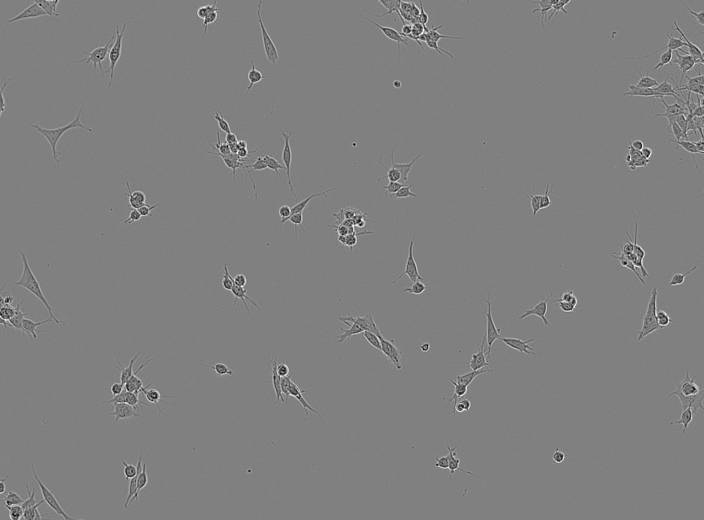
#> input picture SHSY5Y_Phase_B10_1_00d04h00m_4.tif, 704 x 520 px
$ python countBranchByContour.py
#> lines starting #> are read from the running program, lines starting #| are printed output that depends on the picture; after the words box and inside, x2 and y2 are one past the last pixel; in counts of white or black regions, pixels touching at a corner belong together
import numpy as np
import cv2 as cv
from matplotlib import pyplot as plt
img = cv.imread('./SHSY5Y_Phase_B10_1_00d04h00m_4.tif')
#> img is the input picture: shape (520, 704, 3); min 3, max 255, mean 128
gray = cv.cvtColor(img, cv.COLOR_BGR2GRAY)
ret, thresh = cv.threshold(gray, 0, 255, cv.THRESH_BINARY_INV + cv.THRESH_OTSU)
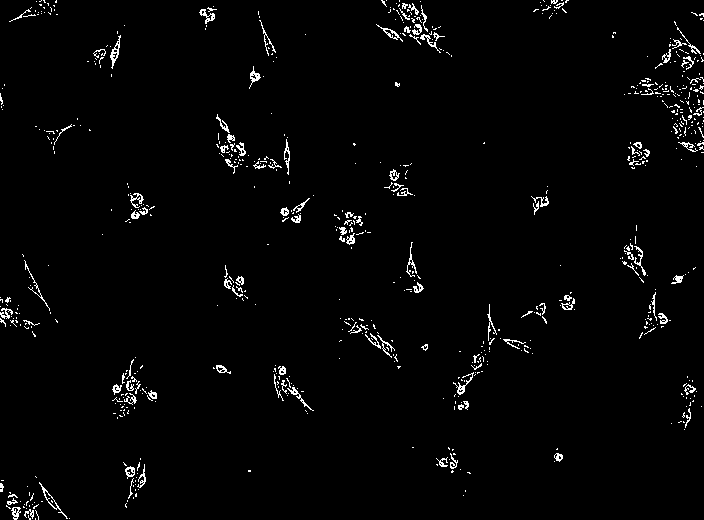
#> thresh: shape (520, 704); 2.1% white in thin lines or dots
#> ret = 109

contours, hierarchy = cv.findContours(thresh, cv.RETR_TREE, cv.CHAIN_APPROX_SIMPLE)
#> contours = 830 contours, 763 with area under 20; largest, box (x1, y1, x2, y2) and area: (39, 482, 68, 519) 120, (110, 35, 121, 69) 110, (376, 24, 403, 42) 89, (44, 490, 58, 509) 80, (199, 9, 215, 24) 78

#i=0
#circle = 0
#ellipse = 0

for contour in contours:
    # Approximate the contour
    epsilon = 0.08 * cv.arcLength(contour, True)
    approx = cv.approxPolyDP(contour, epsilon, True)

    # Calculate the aspect ratio
    #x, y, w, h = cv.boundingRect(contour)
    #aspect_ratio = float(w) / h

    x = approx.ravel()[0]
    y = approx.ravel()[1] - 5
    if len(approx) == 3:
        cv.drawContours(img, [contour], 0, (0, 0, 255), 2)
#> this loop made 830 passes
#> (epsilon, approx, x, y) on passes 1 to 3: (0, [[69, 518]], 69, 513), (0.16, [[35, 518], [35, 519]], 35, 513), (0.866, [[28, 515], [28, 517], [30, 519], [28, 517]], 28, 510)
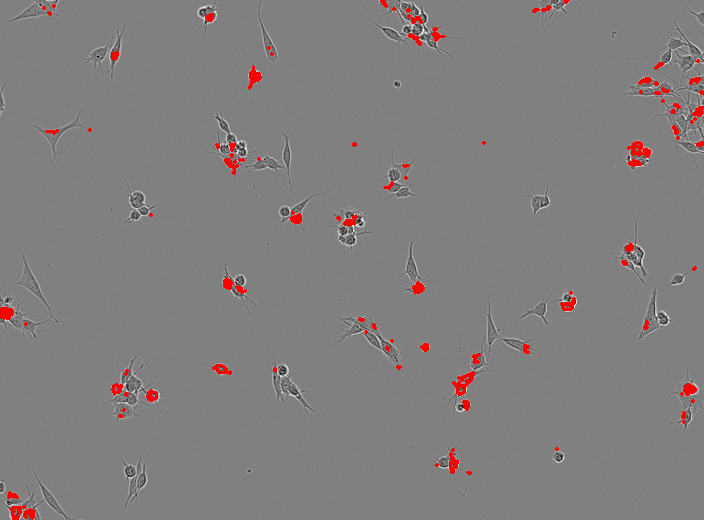
#> img: shape (520, 704, 3); 1.29% of pixels changed, all inside (x1, y1, x2, y2) = (0, 0, 704, 520)

    # [16 lines of commented-out code are left out]
plt.imshow(cv.cvtColor(img, cv.COLOR_BGR2RGB))
plt.axis('off')
plt.show()
